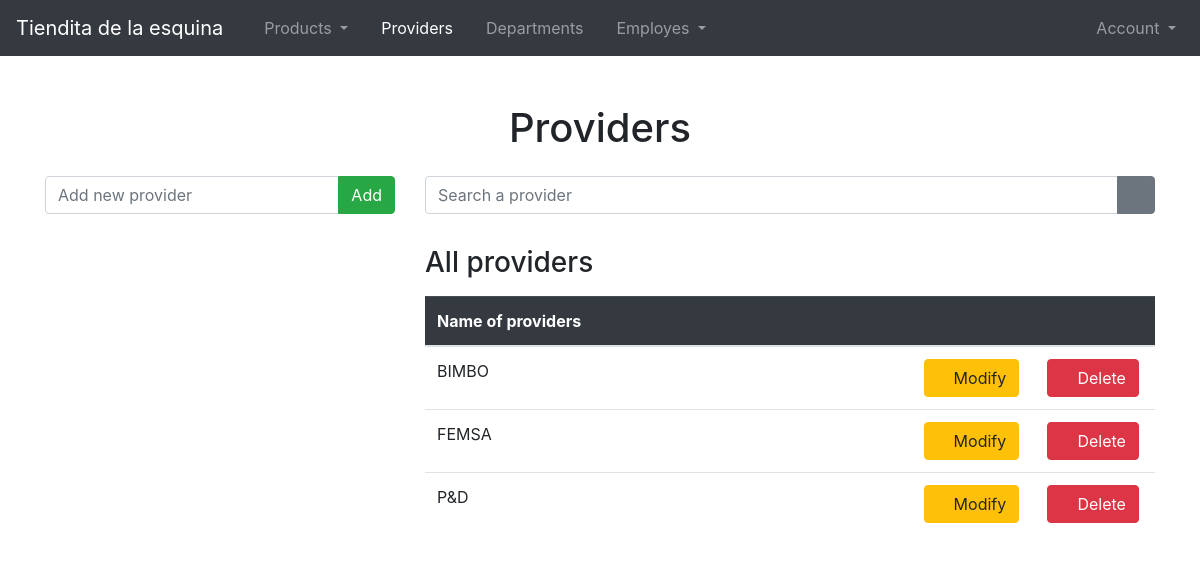
The page /providers/ on the database as committed earlier.
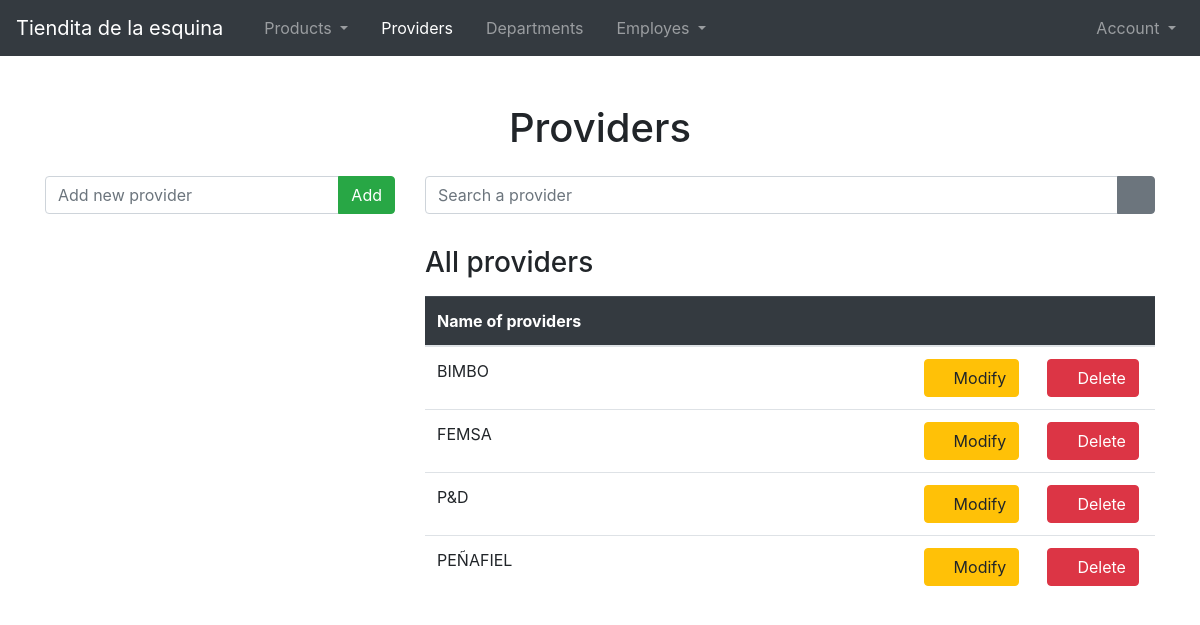
The same page on the database as committed later.
### Providers/models.py (models this page shows)
class Provider( models.Model ):
    provider_name = models.CharField(max_length = 100, blank = False)
    def __str__(self):
        return self.provider_name

### Providers/views.py (the view)
# urls.py: path('providers/', views.providers_view, name = 'showproviderspage'),
def providers_view( request ):
    form = AddProviderForm( request.POST or None )
    providers = Provider.objects.all().order_by('provider_name')
    if request.method == 'POST' and form.is_valid():
        form.save()
        return redirect('Providers:showproviderspage')
    return render( request, 'providers.html',{
        'titleOfPage': 'Providers',
        'nameOfApplication': NAME_OF_PROJECT,
        'camp': form,
        'providers': providers,
    } )

### Providers/forms.py
class AddProviderForm( ModelForm ):
    class Meta:
        model = Provider
        fields = [
            'provider_name'
        ]
    def __init__(self, *args, **kwargs):
        super().__init__(*args, **kwargs)
        self.fields['provider_name'].widget.attrs.update({
            'class': 'form-control',
            'placeholder': 'Add new provider',
            'onkeyup': 'this.value = this.value.toUpperCase();'
        })

### project.py (called while the page is built)
def NAME_OF_PROJECT():
    return 'Tiendita de la esquina'

### Providers/templates/providers.html (shortened to what this page needs)
{% extends 'shared/body.html' %}
{% block content %}
    <div class="col-12 mb-3">
        <center>
            <h1>Providers</h1>
        </center>
    </div>
    <div class="col-12 col-sm-12 col-md-5 col-lg-4 col-xl-4 ">
        <form method="post">
            <div class="input-group mb-3">
                {{ camp.provider_name }}
                <div class="input-group-append">
                    <button type="submit" class="btn btn-success">Add</button>
                </div>
            </div>
        </form>
    </div>
    <div class="col-12 col-sm-12 col-md-7 col-lg-8 col-xl-8 mt-4 mt-sm-4 mt-md-0 mt-lg-0 mt-xl-0">
        <div class="row">
            <div class="col-12">
                <div class="input-group mb-3">
                    <input type="text" class="form-control" placeholder="Search a provider">
                    <div class="input-group-append">
                        <button type="button" class="btn btn-secondary">
                            <i class="bi bi-search"></i>
                        </button>
                    </div>
                </div>
            </div>
        </div>
        <div class="row">
            <div class="col-12 mt-3">
                <h3>All providers</h3>
            </div>
        </div>
        <div class="row">
            <div class="col-12 mt-2">
                <div class="table-responsive">
                    <table class="table">
                        <thead class="table-dark">
                            <tr>
                                <th scope="col">Name of providers</th>
                                <th scope="col"></th>
                                <th scope="col"></th>
                            </tr>
                        </thead>
                        <tbody>
                            {% for prov in providers %}
                                <tr class>
                                    <td class="col-8">{{ prov }}</td>
                                    <td>
                                        <button class="btn btn-warning">
                                            <i class="bi bi-pencil"></i>
                                            Modify
                                        </button>
                                    </td>
                                    <td>
                                        <button class="btn btn-danger">
                                            <i class="bi bi-trash"></i>
                                            Delete
                                        </button>
                                    </td>
                                </tr>
                            {% endfor %}
                        </tbody>
                    </table>
                </div>
            </div>
        </div>
    </div>
{% endblock %}

Rows that differ between the two databases and show on the page:
added Provider: provider_name "PEÑAFIEL"
